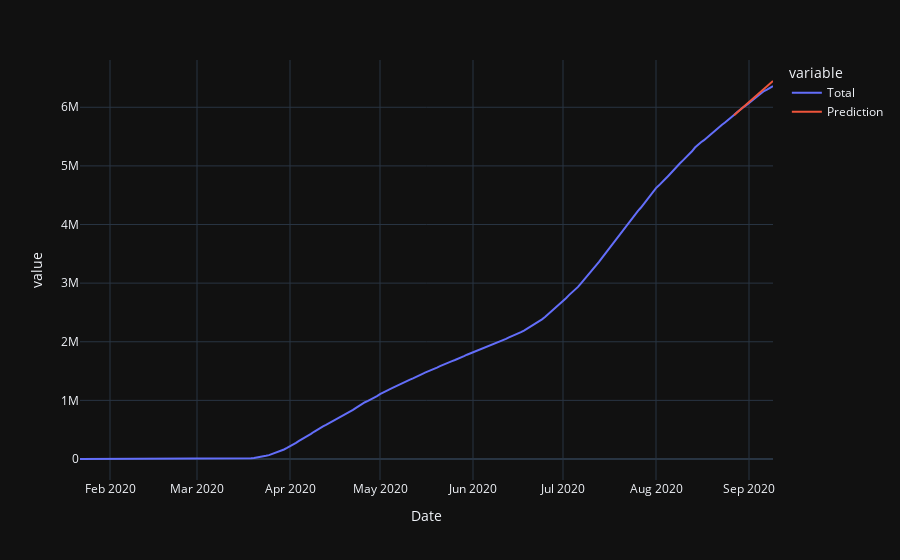

Notebook source saved alongside this figure:
### Code cell
fig,pred=Predict()
fig

### Figure 1 — Plotly figure (JSON) as saved in the notebook; plotly's stock layout.template omitted (floating-point values rounded to 4 significant figures; data arrays with more than 128 entries replaced by an {"elided": "..."} marker saying what was removed)
{"data": [{"hovertemplate": "variable=Total<br>Date=%{x}<br>value=%{y}<extra></extra>", "legendgroup": "Total", "line": {"color": "#636efa", "dash": "solid"}, "mode": "lines", "name": "Total", "orientation": "v", "showlegend": true, "type": "scatter", "x": {"elided": "232 str values"}, "xaxis": "x", "y": {"elided": "232 int values"}, "yaxis": "y"}, {"hovertemplate": "variable=Prediction<br>Date=%{x}<br>value=%{y}<extra></extra>", "legendgroup": "Prediction", "line": {"color": "#EF553B", "dash": "solid"}, "mode": "lines", "name": "Prediction", "orientation": "v", "showlegend": true, "type": "scatter", "x": {"elided": "232 str values"}, "xaxis": "x", "y": {"elided": "232 float values"}, "yaxis": "y"}], "layout": {"legend": {"title": {"text": "variable"}, "tracegroupgap": 0}, "margin": {"t": 60}, "xaxis": {"anchor": "y", "domain": [0, 1], "title": {"text": "Date"}}, "yaxis": {"anchor": "x", "domain": [0, 1], "title": {"text": "value"}}}}
